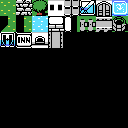

This game map was drawn from its Tiled (.tmx) file and the tilesets committed beside it. A one-line description and the full map source follow:
An orthogonal 16x16 tile map with 8x8 px tiles, 1 tile layer (タイルレイヤー1).

<map version="1.5" tiledversion="1.7.2" orientation="orthogonal" renderorder="right-down" width="16" height="16" tilewidth="8" tileheight="8" infinite="0" nextlayerid="2" nextobjectid="1">
 <tileset firstgid="1" name="fftile" tilewidth="8" tileheight="8" tilecount="256" columns="16">
  <image source="ff2font.bmp" trans="004040" width="128" height="128" />
 </tileset>
 <layer id="1" name="タイルレイヤー1" width="16" height="16">
  <data encoding="csv">
97,98,99,100,101,102,103,103,104,104,105,106,107,108,109,110,
97,98,115,116,117,118,119,119,104,104,121,122,123,124,125,126,
113,98,113,98,120,120,111,112,129,130,131,131,132,132,133,134,
114,98,113,98,120,120,127,128,145,130,147,147,148,148,149,150,
135,136,137,138,139,140,141,142,0,0,0,0,0,0,0,0,
151,152,153,154,155,156,157,158,0,0,0,0,0,0,0,0,
0,0,0,0,0,0,0,0,0,0,0,0,0,0,0,0,
0,0,0,0,0,0,0,0,0,0,0,0,0,0,0,0,
0,0,0,0,0,0,0,0,0,0,0,0,0,0,0,0,
0,0,0,0,0,0,0,0,0,0,0,0,0,0,0,0,
0,0,0,0,0,0,0,0,0,0,0,0,0,0,0,0,
0,0,0,0,0,0,0,0,0,0,0,0,0,0,0,0,
0,0,0,0,0,0,0,0,0,0,0,0,0,0,0,0,
0,0,0,0,0,0,0,0,0,0,0,0,0,0,0,0,
0,0,0,0,0,0,0,0,0,0,0,0,0,0,0,0,
0,0,0,0,0,0,0,0,0,0,0,0,0,0,0,0
</data>
 </layer>
</map>